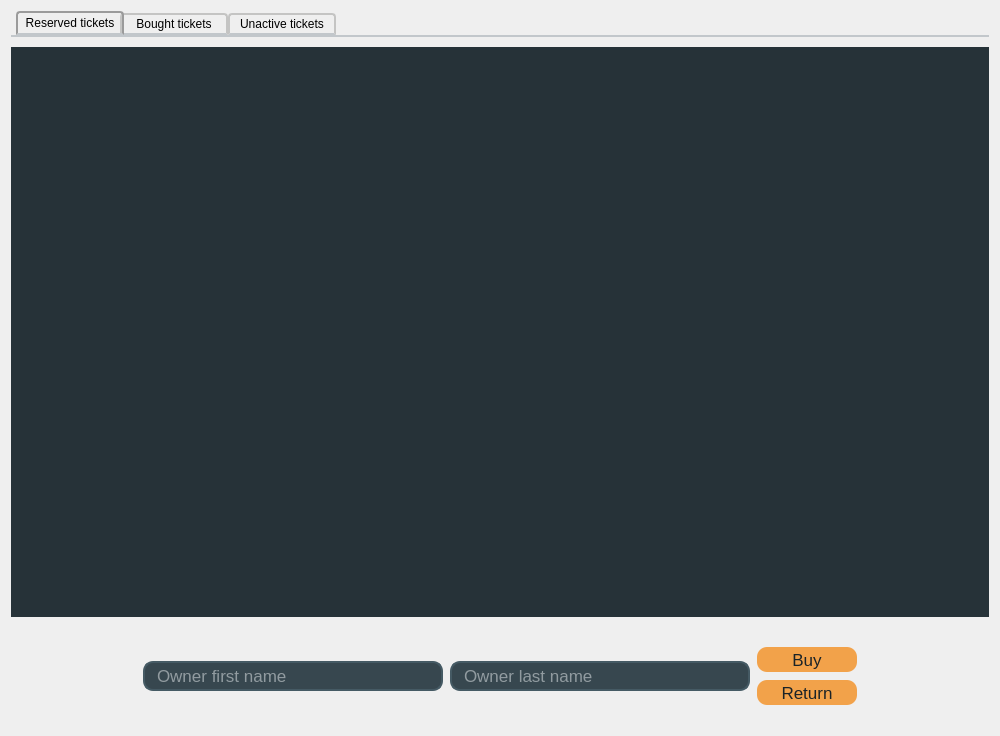
<?xml version="1.0" encoding="UTF-8"?>
<ui version="4.0">
 <class>reserveTicketsMenu</class>
 <widget class="QWidget" name="reserveTicketsMenu">
  <property name="geometry">
   <rect>
    <x>0</x>
    <y>0</y>
    <width>1000</width>
    <height>736</height>
   </rect>
  </property>
  <property name="windowTitle">
   <string>Form</string>
  </property>
  <property name="styleSheet">
   <string notr="true">/*--------------------------------tab widget--------------------------------*/
QTabWidget::pane { /* The tab widget frame */
    border-top: 2px solid #C2C7CB;
}

QTabWidget::tab-bar {
    left: 5px; /* move to the right by 5px */
}

/* Style the tab using the tab sub-control. Note that
    it reads QTabBar _not_ QTabWidget */
QTabBar::tab {
width :100px;
    background: qlineargradient(x1: 0, y1: 0, x2: 0, y2: 1,
                                stop: 0 #E1E1E1, stop: 0.4 #DDDDDD,
                                stop: 0.5 #D8D8D8, stop: 1.0 #D3D3D3);
    border: 2px solid #C4C4C3;
    border-bottom-color: #C2C7CB; /* same as the pane color */
    border-top-left-radius: 4px;
    border-top-right-radius: 4px;
    min-width: 8ex;
    padding: 2px;
}

QTabBar::tab:selected, QTabBar::tab:hover {
    background: qlineargradient(x1: 0, y1: 0, x2: 0, y2: 1,
                                stop: 0 #fafafa, stop: 0.4 #f4f4f4,
                                stop: 0.5 #e7e7e7, stop: 1.0 #fafafa);
}

QTabBar::tab:selected {
    border-color: #9B9B9B;
    border-bottom-color: #C2C7CB; /* same as pane color */
}

QTabBar::tab:!selected {
    margin-top: 2px; /* make non-selected tabs look smaller */
}

/* make use of negative margins for overlapping tabs */
QTabBar::tab:selected {
    /* expand/overlap to the left and right by 4px */
    margin-left: -4px;
    margin-right: -4px;
}

QTabBar::tab:first:selected {
    margin-left: 0; /* the first selected tab has nothing to overlap with on the left */
}

QTabBar::tab:last:selected {
    margin-right: 0; /* the last selected tab has nothing to overlap with on the right */
}

QTabBar::tab:only-one {
    margin: 0; /* if there is only one tab, we don't want overlapping margins */
}

/*--------------------------------Table view--------------------------------*/


QTableView{
	selection-background-color: rgb(24, 32, 36);
	background-color:#263238 ;
	alternate-background-color:rgb(33, 43, 48);
	color:rgb(200, 200, 200);

	font-family: &quot;Calibri&quot;;
	font-size: 14px;
	border: none;
}

QHeaderView::section { 
background-color:rgb(66, 85, 94);
color:rgb(195, 195, 195);
	font: bold &quot;MS Sans Serif&quot;;

	font-size: 13px;

	padding-left:10px;
	padding-right:10px;
 }




/*--------------------------------Backdround color--------------------------------*/
#LoginMenu{
background-color:qlineargradient(spread:pad, x1:0, y1:0, x2:1, y2:1, stop:0 rgba(23, 30, 34, 255), stop:0.5 rgba(30, 40, 45, 255), stop:1 rgba(23, 30, 34, 255));
}
/*--------------------------------Button--------------------------------*/

QPushButton{
	
	background-color: rgba(242, 150, 47, 220);
	
	border:none;
	border-radius:10px;

	color:#1b2327;
	font-family:  &quot;Calibri Bold&quot;;
	font-size: 17px;

}

QPushButton:hover:!pressed{
	background-color: #455A64;
color:#EEEEEE;

}

QPushButton:hover:pressed{
	background-color: #37474F;
color:#DDDDDD;
}


/*--------------------------------Check box--------------------------------*/
QCheckBox {
	color:#999999;
	font: italic 9pt &quot;Open Sans Light&quot;;
	border-radius:6px;
}

QCheckBox::indicator:checked {
    background: #198C49;
	border-radius:6px;
}

QCheckBox::indicator:unchecked {
    background:#990329;
	border-radius:6px;
}

QCheckBox::indicator:checked:hover {
  	border: 2px solid #198C49;
    background: #15733C;
	border-radius:6px;
}

QCheckBox::indicator:unchecked:hover {
	border: 2px solid #990329;
	background:#800322;
	border-radius:6px;
}

/*--------------------------------Line edit--------------------------------*/

QLineEdit{
	background-color:#37474F ;

	border-style: solid;
	border-width: 2px;
	border-color: #455A64;
	border-radius: 10px;

	color:#ECEFF1;
	font-family: &quot;Calibri&quot;;
	font-size: 17px;

	padding-left:10px;
	padding-right:10px;
}


QLineEdit:hover{
	background-color: #263238;
}

QLineEdit:focus{
	background-color: #1c2428;
}

/*--------------------------------Label--------------------------------*/
QLabel{
	background:none ;

	color:#EEEEEE;
font-family: &quot;Calibri&quot;;
	font-size: 14px;
	border: none;
}
</string>
  </property>
  <layout class="QGridLayout" name="gridLayout_2">
   <item row="0" column="0">
    <widget class="QTabWidget" name="tabWidget">
     <property name="tabPosition">
      <enum>QTabWidget::North</enum>
     </property>
     <property name="tabShape">
      <enum>QTabWidget::Rounded</enum>
     </property>
     <property name="currentIndex">
      <number>0</number>
     </property>
     <property name="elideMode">
      <enum>Qt::ElideNone</enum>
     </property>
     <property name="usesScrollButtons">
      <bool>true</bool>
     </property>
     <property name="tabsClosable">
      <bool>false</bool>
     </property>
     <property name="tabBarAutoHide">
      <bool>false</bool>
     </property>
     <widget class="QWidget" name="tab">
      <attribute name="title">
       <string>Reserved tickets</string>
      </attribute>
      <layout class="QGridLayout" name="gridLayout_5">
       <property name="leftMargin">
        <number>0</number>
       </property>
       <property name="topMargin">
        <number>10</number>
       </property>
       <property name="rightMargin">
        <number>0</number>
       </property>
       <property name="bottomMargin">
        <number>0</number>
       </property>
       <property name="spacing">
        <number>0</number>
       </property>
       <item row="0" column="0">
        <layout class="QGridLayout" name="gridLayout">
         <property name="topMargin">
          <number>0</number>
         </property>
         <property name="horizontalSpacing">
          <number>15</number>
         </property>
         <property name="verticalSpacing">
          <number>0</number>
         </property>
         <item row="0" column="0">
          <widget class="QTableView" name="reservedTicketsTable">
           <property name="editTriggers">
            <set>QAbstractItemView::NoEditTriggers</set>
           </property>
           <property name="alternatingRowColors">
            <bool>true</bool>
           </property>
           <property name="sortingEnabled">
            <bool>true</bool>
           </property>
           <attribute name="verticalHeaderVisible">
            <bool>false</bool>
           </attribute>
          </widget>
         </item>
         <item row="1" column="0">
          <layout class="QGridLayout" name="buyMenuLayOut">
           <property name="topMargin">
            <number>30</number>
           </property>
           <property name="bottomMargin">
            <number>20</number>
           </property>
           <property name="horizontalSpacing">
            <number>7</number>
           </property>
           <property name="verticalSpacing">
            <number>0</number>
           </property>
           <item row="0" column="0">
            <spacer name="horizontalSpacer">
             <property name="orientation">
              <enum>Qt::Horizontal</enum>
             </property>
             <property name="sizeHint" stdset="0">
              <size>
               <width>0</width>
               <height>0</height>
              </size>
             </property>
            </spacer>
           </item>
           <item row="0" column="2">
            <widget class="QLineEdit" name="ownerLname">
             <property name="sizePolicy">
              <sizepolicy hsizetype="Fixed" vsizetype="Fixed">
               <horstretch>0</horstretch>
               <verstretch>0</verstretch>
              </sizepolicy>
             </property>
             <property name="minimumSize">
              <size>
               <width>300</width>
               <height>30</height>
              </size>
             </property>
             <property name="maxLength">
              <number>70</number>
             </property>
             <property name="placeholderText">
              <string>Owner last name</string>
             </property>
            </widget>
           </item>
           <item row="0" column="3">
            <layout class="QGridLayout" name="gridLayout_4">
             <property name="leftMargin">
              <number>0</number>
             </property>
             <property name="horizontalSpacing">
              <number>0</number>
             </property>
             <property name="verticalSpacing">
              <number>8</number>
             </property>
             <item row="0" column="0">
              <widget class="QPushButton" name="buyButton">
               <property name="sizePolicy">
                <sizepolicy hsizetype="Fixed" vsizetype="Fixed">
                 <horstretch>0</horstretch>
                 <verstretch>0</verstretch>
                </sizepolicy>
               </property>
               <property name="minimumSize">
                <size>
                 <width>100</width>
                 <height>25</height>
                </size>
               </property>
               <property name="text">
                <string>Buy</string>
               </property>
              </widget>
             </item>
             <item row="1" column="0">
              <widget class="QPushButton" name="returnButton">
               <property name="minimumSize">
                <size>
                 <width>100</width>
                 <height>25</height>
                </size>
               </property>
               <property name="text">
                <string>Return</string>
               </property>
              </widget>
             </item>
            </layout>
           </item>
           <item row="0" column="1">
            <widget class="QLineEdit" name="ownerFname">
             <property name="sizePolicy">
              <sizepolicy hsizetype="Fixed" vsizetype="Fixed">
               <horstretch>0</horstretch>
               <verstretch>0</verstretch>
              </sizepolicy>
             </property>
             <property name="minimumSize">
              <size>
               <width>300</width>
               <height>30</height>
              </size>
             </property>
             <property name="maxLength">
              <number>70</number>
             </property>
             <property name="placeholderText">
              <string>Owner first name</string>
             </property>
            </widget>
           </item>
           <item row="0" column="4">
            <spacer name="horizontalSpacer_2">
             <property name="orientation">
              <enum>Qt::Horizontal</enum>
             </property>
             <property name="sizeHint" stdset="0">
              <size>
               <width>0</width>
               <height>0</height>
              </size>
             </property>
            </spacer>
           </item>
          </layout>
         </item>
        </layout>
       </item>
      </layout>
     </widget>
     <widget class="QWidget" name="tab_2">
      <attribute name="title">
       <string>Bought tickets</string>
      </attribute>
      <layout class="QGridLayout" name="gridLayout_6">
       <property name="leftMargin">
        <number>0</number>
       </property>
       <property name="topMargin">
        <number>10</number>
       </property>
       <property name="rightMargin">
        <number>0</number>
       </property>
       <property name="bottomMargin">
        <number>0</number>
       </property>
       <property name="spacing">
        <number>0</number>
       </property>
       <item row="0" column="0">
        <widget class="QTableView" name="boughtTicketsTable">
         <property name="editTriggers">
          <set>QAbstractItemView::NoEditTriggers</set>
         </property>
         <property name="alternatingRowColors">
          <bool>true</bool>
         </property>
         <property name="sortingEnabled">
          <bool>true</bool>
         </property>
         <attribute name="verticalHeaderVisible">
          <bool>false</bool>
         </attribute>
        </widget>
       </item>
      </layout>
     </widget>
     <widget class="QWidget" name="tab_3">
      <attribute name="title">
       <string>Unactive tickets</string>
      </attribute>
      <layout class="QGridLayout" name="gridLayout_7">
       <property name="leftMargin">
        <number>0</number>
       </property>
       <property name="topMargin">
        <number>10</number>
       </property>
       <property name="rightMargin">
        <number>0</number>
       </property>
       <property name="bottomMargin">
        <number>0</number>
       </property>
       <property name="spacing">
        <number>0</number>
       </property>
       <item row="0" column="0">
        <widget class="QTableView" name="unActiveTicketsTable">
         <property name="editTriggers">
          <set>QAbstractItemView::NoEditTriggers</set>
         </property>
         <property name="alternatingRowColors">
          <bool>true</bool>
         </property>
         <property name="sortingEnabled">
          <bool>true</bool>
         </property>
         <attribute name="verticalHeaderVisible">
          <bool>false</bool>
         </attribute>
        </widget>
       </item>
      </layout>
     </widget>
    </widget>
   </item>
  </layout>
 </widget>
 <resources/>
 <connections/>
</ui>
